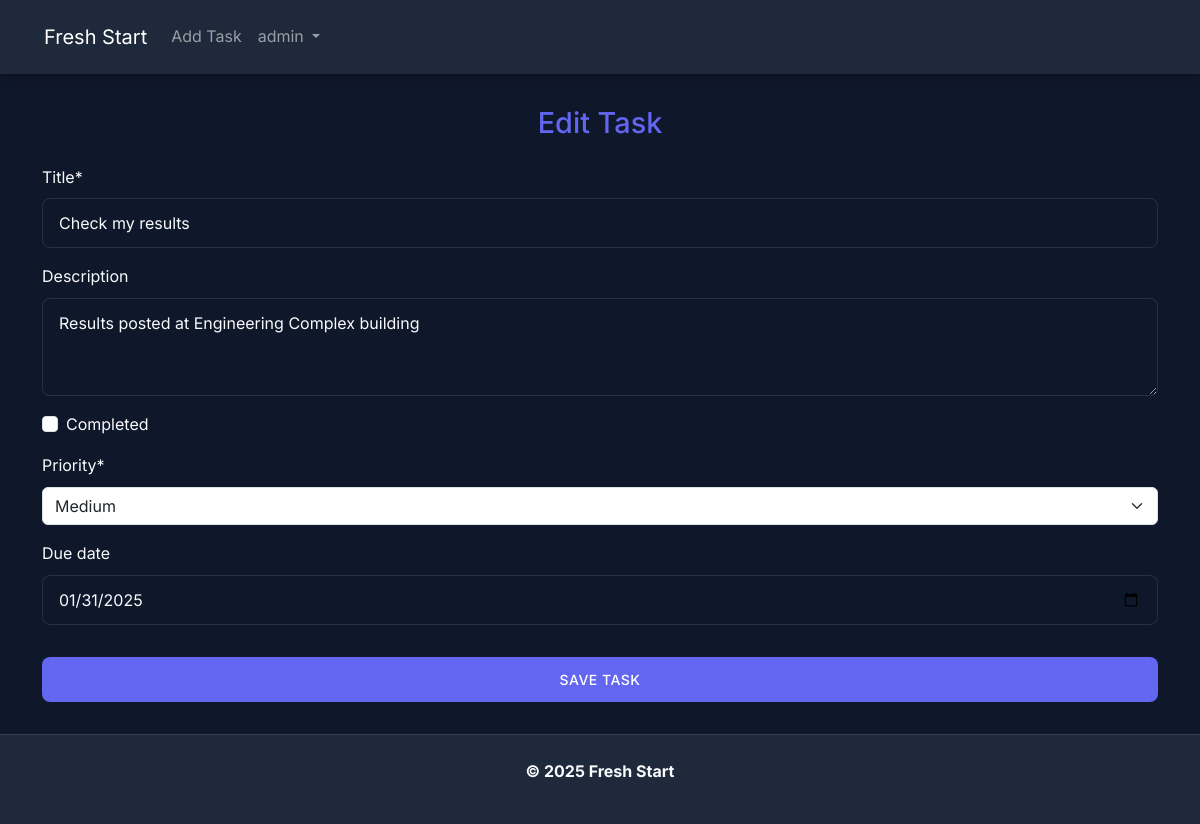
Screenshot of /tasks/13/update/ (signed in) with the database file from the repository.
### authentication/models.py (models this page shows, shortened)
class CustomUser(AbstractUser):
    email = models.EmailField(unique=True)
    is_email_verified = models.BooleanField(default=False)
    created_at = models.DateTimeField(auto_now_add=True)
    updated_at = models.DateTimeField(auto_now=True)
    USERNAME_FIELD = "username"
    REQUIRED_FIELDS = ["email"]

### tasks/models.py (models this page shows, shortened)
class Task(models.Model):
    PRIORITY_CHOICES = [
        ("Low", "Low"),
        ("Medium", "Medium"),
        ("High", "High"),
    ]
    title = models.CharField(max_length=225)
    description = models.TextField(blank=True, null=True)
    completed = models.BooleanField(default=False)
    due_date = models.DateField(null=True, blank=True)
    priority = models.CharField(
        max_length=10, choices=PRIORITY_CHOICES, default="Medium"
    )
    user = models.ForeignKey(User, on_delete=models.CASCADE, related_name="tasks")
    created_at = models.DateTimeField(auto_now_add=True)
    updated_at = models.DateTimeField(auto_now=True)
    class Meta:
        ordering = ["-created_at"]
        indexes = [
            models.Index(fields=["user", "completed", "due_date"]),
        ]

### tasks/views.py (the view)
# urls.py: path("<int:pk>/update/", views.UpdateTaskView.as_view(), name="task_update"),
class UpdateTaskView(LoginRequiredMixin, UpdateView):
    model = Task
    form_class = TaskForm
    template_name = "tasks/task_form.html"
    success_url = reverse_lazy("tasks:task_list")

### tasks/forms.py (shortened to what this page needs)
class TaskForm(forms.ModelForm):
    due_date = forms.DateField(
        required=False,
        widget=forms.DateInput(attrs={"class": "form-control", "type": "date"}),
    )
    class Meta:
        model = Task
        fields = ["title", "description", "completed", "priority", "due_date"]
        widgets = {
            "title": forms.TextInput(
                attrs={"class": "form-control", "placeholder": "Enter task title"}
            ),
            "description": forms.Textarea(
                attrs={
                    "class": "form-control",
                    "placeholder": "Enter task description",
                    "rows": 3,
                }
            ),
            "completed": forms.CheckboxInput(attrs={"class": "form-check-input"}),
            "priority": forms.Select(attrs={"class": "form-select"}),
        }
    def __init__(self, *args, **kwargs):
        super(TaskForm, self).__init__(*args, **kwargs)
        self.helper = FormHelper()
        self.helper.form_method = "post"
        self.helper.add_input(Submit("submit", "Save Task"))

### templates/tasks/task_form.html (shortened to what this page needs)
{% extends 'base.html' %}
{% load crispy_forms_tags %}
{% block content %}
<div class="task-form">
    <h2>{{ view.object.pk|yesno:"Edit Task,Create Task" }}</h2>
    <form method="post">
        {{ form|crispy }}
        <button type="submit" class="btn btn-primary mt-3">Save Task</button>
    </form>
</div>
{% endblock %}

### templates/_header.html (shortened to what this page needs)
<header>
    <nav class="navbar navbar-expand-lg navbar-dark custom-bg fixed-top">
        <div class="container-fluid">
            <a class="navbar-brand" href="{% url 'tasks:task_list' %}">Fresh Start</a>
            <div class="collapse navbar-collapse" id="navbarSupportedContent">
                <ul class="navbar-nav me-auto mb-2 mb-lg-0">
                    {% if user.is_authenticated %}
                        <li class="nav-item">
                            <a class="nav-link" href="{% url 'tasks:task_create' %}">Add Task</a>
                        </li>
                        <li class="nav-item dropdown">
                            <a class="nav-link dropdown-toggle" href="#" role="button" data-bs-toggle="dropdown" aria-expanded="false">
                                {{ user.username }}
                            </a>
                        </li>
                    {% endif %}
                </ul>
            </div>
        </div>
    </nav>
</header>

### static/authentication/css/styles.css (style rules this page uses)
:root { --bg-primary: #0f172a; --bg-secondary: #1e293b; --text-primary: #f8fafc; --text-secondary: #94a3b8; --accent: #6366f1; --accent-hover: #4f46e5; --error: #ef4444; --success: #22c55e; --card-shadow: 0 4px 6px -1px rgba(0, 0, 0, 0.1), 0 2px 4px -1px rgba(0, 0, 0, 0.06); --transition: all 0.3s ease; }
* { margin: 0; padding: 0; box-sizing: border-box; }
body { background: var(--bg-primary); color: var(--text-primary); font-family: 'Inter', system-ui, -apple-system, sans-serif; min-height: 100vh; display: flex; flex-direction: column; line-height: 1.6; }
nav.navbar { background: rgba(30, 41, 59, 0.95); backdrop-filter: blur(10px); padding: 1rem 2rem; position: sticky; top: 0; z-index: 1000; box-shadow: 0 2px 10px rgba(0, 0, 0, 0.3); }
.btn { padding: 0.75rem 1.5rem; border-radius: 8px; font-weight: 500; transition: var(--transition); border: none; text-transform: uppercase; letter-spacing: 0.5px; font-size: 0.875rem; }
.btn-primary { background: var(--accent); color: white; }
h2 { color: var(--accent); text-align: center; margin-bottom: 1.5rem; font-size: 1.8rem; }
.form-control { background: var(--bg-primary); border: 1px solid rgba(255, 255, 255, 0.1); border-radius: 8px; padding: 0.75rem 1rem; color: var(--text-primary); transition: var(--transition); }
button { width: 100%; padding: 0.75rem; background: var(--accent); color: white; border: none; border-radius: 6px; font-size: 1rem; cursor: pointer; transition: opacity 0.3s ease; margin-top: 1rem; }
a { color: var(--accent); text-decoration: none; transition: opacity 0.3s ease; }
.custom-bg { background-color: var(--bg-secondary) !important; }

### rows the page displays
CustomUser: username "admin"
Task: object.pk "Edit Task", title "Check my results", description "Results posted at Engineering Complex building", priority "Medium", due_date "01/31/2025"
